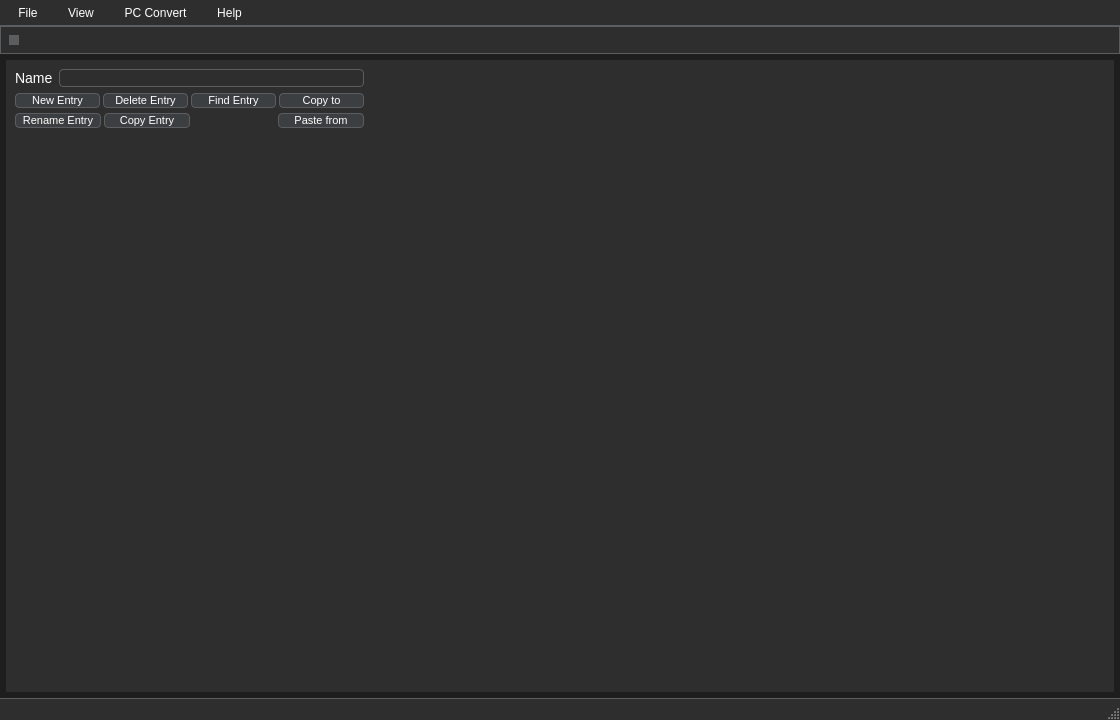
<?xml version="1.0" encoding="UTF-8"?>
<ui version="4.0">
 <class>MainWindow</class>
 <widget class="QMainWindow" name="MainWindow">
  <property name="geometry">
   <rect>
    <x>0</x>
    <y>0</y>
    <width>1120</width>
    <height>720</height>
   </rect>
  </property>
  <property name="minimumSize">
   <size>
    <width>1120</width>
    <height>720</height>
   </size>
  </property>
  <property name="windowTitle">
   <string>Phils-Hub - Drag N Drop Asset Manager</string>
  </property>
  <property name="styleSheet">
   <string notr="true">/* Central Widget */
QWidget#centralwidget {
    background-color: #1e1e1e;  /* Dark gray background */
    border: none;               /* No border for a cleaner look */
    padding: 15px;              /* Padding inside the central widget */
}

/* QMenuBar */
QMenuBar {
    background-color: #2e2e2e;    /* Dark gray background */
    color: #ffffff;               /* White text */
    border-bottom: 1px solid #5b5e60;  /* Light gray border for separation */
}

QMenuBar::item {
    background-color: transparent; /* Transparent background */
    padding: 6px 12px;             /* Padding for menu items */
    color: #ffffff;                /* White text */
}

QMenuBar::item:selected {          /* Hovered menu item */
    background-color: #4a90e2;     /* Light blue on hover */
    color: #ffffff;                /* Ensure text remains white */
}

QMenuBar::item:pressed {           /* Pressed menu item */
    background-color: #3d78b2;     /* Darker blue on press */
    color: #ffffff;                /* Ensure text remains white */
}

/* QMenu */
QMenu {
    background-color: #2e2e2e;     /* Dark gray background for menus */
    border: 1px solid #5b5e60;     /* Light gray border */
    padding: 6px;                  /* Padding inside the menu */
}

QMenu::item {
    background-color: transparent; /* Transparent background for menu items */
    color: #ffffff;                /* White text */
    padding: 6px 12px;             /* Padding for each menu item */
}

QMenu::item:selected {             /* Hovered menu item */
    background-color: #4a90e2;     /* Light blue background on hover */
    color: #ffffff;                /* Ensure text remains white */
}

QMenu::item:pressed {              /* Pressed menu item */
    background-color: #3d78b2;     /* Darker blue background on press */
    color: #ffffff;                /* Ensure text remains white */
}

QMenu::separator {
    height: 1px;
    background-color: #5b5e60;     /* Light gray separator between items */
    margin: 6px 0;                 /* Spacing around the separator */
}

/* QMenu::indicator (checkboxes and radio buttons in menus) */
QMenu::indicator {
    width: 16px;
    height: 16px;
    background-color: #2e2e2e;     /* Dark gray background for indicators */
    border: 1px solid #5b5e60;     /* Light gray border */
    border-radius: 2px;            /* Slightly rounded corners */
}

QMenu::indicator:checked {
    background-color: #4a90e2;     /* Light blue when checked */
    border-color: #3d78b2;         /* Darker blue border when checked */
}

QMenu::indicator:unchecked {
    background-color: #2e2e2e;     /* Keep the dark gray when unchecked */
    border-color: #5b5e60;         /* Light gray border when unchecked */
}

/* Submenus */
QMenu::right-arrow {
    image: url(':/icons/right-arrow.png'); /* Replace with an appropriate icon path */
    padding: 0px 10px;                     /* Space before submenu arrows */
}

/* QToolBar */
QToolBar {
    background-color: #2e2e2e;      /* Dark gray background */
    border: 1px solid #5b5e60;      /* Light gray border */
    padding: 4px;                   /* Padding inside the toolbar */
    spacing: 4px;                   /* Spacing between toolbar buttons */
}

QToolBar::handle {
    background-color: #5b5e60;      /* Light gray handle for draggable toolbars */
    width: 10px;                    /* Width of the handle */
    margin: 4px;                    /* Margin around the handle */
}

QToolBar::separator {
    background-color: #5b5e60;      /* Light gray for separators */
    width: 1px;                     /* Thickness of the separator */
    height: 24px;                   /* Height of the separator */
    margin: 6px;                    /* Space around the separator */
}

QToolBar::item {
    padding: 4px;                   /* Padding for individual toolbar items */
}

/* QToolButton in Toolbar */
QToolButton {
    background-color: #3c3f41;      /* Dark gray background for toolbar buttons */
    color: #ffffff;                 /* White text/icon */
    border: 1px solid #5b5e60;      /* Light gray border */
    border-radius: 4px;             /* Rounded corners */
    padding: 6px 12px;              /* Padding for comfortable button size */
}

QToolButton:hover {
    background-color: #4a90e2;      /* Light blue on hover */
    border-color: #3d78b2;          /* Darker blue border on hover */
}

QToolButton:pressed {
    background-color: #3d78b2;      /* Darker blue on press */
    border-color: #2a5f92;          /* Even darker border when pressed */
}

QToolButton:checked {
    background-color: #3d78b2;      /* Darker blue when checked */
    border-color: #2a5f92;          /* Border color when checked */
}

QToolButton:disabled {
    background-color: #2e2e2e;      /* Dark gray when disabled */
    color: #777777;                 /* Lighter gray text/icon for disabled state */
    border-color: #5b5e60;          /* Keep the border color same as normal state */
}

/* QToolButton::menu-button */
QToolButton::menu-button {
    background-color: #3c3f41;      /* Dark gray background for menu button */
    border: 1px solid #5b5e60;      /* Light gray border for menu button */
    padding: 4px;                   /* Padding for the menu button */
}

QToolButton::menu-button:hover {
    background-color: #4a90e2;      /* Light blue on hover */
    border-color: #3d78b2;          /* Darker blue border on hover */
}

QToolButton::menu-button:pressed {
    background-color: #3d78b2;      /* Darker blue on press */
    border-color: #2a5f92;          /* Even darker border on press */
}

/* QStatusBar */
QStatusBar {
    background-color: #2e2e2e;   /* Dark gray background */
    border-top: 1px solid #5b5e60; /* Light gray top border for separation */
    color: #ffffff;              /* White text */
    font-size: 13px;             /* Slightly smaller font for the status bar */
    padding: 6px;                /* Padding inside the status bar */
}

QStatusBar::item {
    border: none;                /* No border around individual status items */
    padding: 0px 5px;            /* Padding between status bar items */
}

QStatusBar QLabel {
    color: #ffffff;              /* White text for any QLabel inside the status bar */
    background-color: transparent; /* Ensure QLabel in status bar matches the bar's background */
}

QStatusBar::indicator {
    background-color: #4a90e2;   /* Optional indicator styling, e.g., for icons or status signals */
    border-radius: 4px;          /* Rounded corners for any indicator elements */
}

/* Scroll Area Styling (optional) */
QScrollArea {
    background-color: transparent; /* Transparent to match the central widget */
    border: none;                  /* No border */
}

QScrollBar:vertical {
    background-color: #3c3f41;    /* Darker gray for scroll bar background */
    width: 12px;                  /* Scroll bar width */
    margin: 22px 0 22px 0;        /* Top and bottom margins */
}

QScrollBar::handle:vertical {
    background-color: #5b5e60;    /* Slightly lighter gray for scroll handle */
    min-height: 20px;
}

QScrollBar::add-line:vertical, QScrollBar::sub-line:vertical {
    background: none;             /* Remove arrows */
}

/* QPushButton */
QPushButton {
    background-color: #3c3f41;  /* Dark gray background */
    color: #ffffff;             /* White text */
    border: 1px solid #5b5e60;  /* Light gray border */
    border-radius: 4px;         /* Rounded corners */
	padding: 0px 0px;
}

QPushButton:hover {
    background-color: #4a90e2;  /* Light blue on hover */
    border-color: #3d78b2;      /* Darker blue border */
}

QPushButton:pressed {
    background-color: #3d78b2;  /* Darker blue on press */
    border-color: #2a5f92;      /* Even darker border when pressed */
}

/* QLabel */
QLabel {
    color: #ffffff;             /* White text */
    font-size: 14px;            /* Set font size */
}

/* QFrame */
QFrame {
    background-color: #2e2e2e;  /* Dark gray for frames */
}

/* QLineEdit */
QLineEdit {
    background-color: #2e2e2e;  /* Dark gray background for input fields */
    color: #ffffff;             /* White text */
    border: 1px solid #5b5e60;  /* Light gray border */
    border-radius: 4px;         /* Rounded corners */
}

QLineEdit:focus {
    border-color: #4a90e2;      /* Light blue border when focused */
    background-color: #333333;  /* Slightly lighter gray on focus */
}

/* QPlainTextEdit */
QPlainTextEdit {
    background-color: #2b2b2b;  /* Darker gray background for text area */
    color: #ffffff;             /* White text */
    border: 1px solid #5b5e60;  /* Light gray border */
    border-radius: 0px;         /* No rounded corners */
    padding: 10px;              /* Comfortable padding for text input */
    font-size: 13px;            /* Slightly smaller font */
    line-height: 1.4;           /* Adjust line spacing for readability */
}

QPlainTextEdit:focus {
    border-color: #4a90e2;      /* Light blue border on focus */
    background-color: #3a3a3a;  /* Slightly lighter gray on focus */
}

/* QRadioButton */
QRadioButton {
    color: #ffffff;              /* White text */
    font-size: 14px;             /* Font size for readability */
    spacing: 5px;                /* Space between radio button and label */
}

QRadioButton::indicator {
    width: 16px;                 /* Size of the radio button */
    height: 16px;
    background-color: #2e2e2e;   /* Dark gray background for the indicator */
    border: 1px solid #5b5e60;   /* Light gray border */
    border-radius: 8px;          /* Circular radio button */
}

QRadioButton::indicator:hover {
    background-color: #4a90e2;   /* Light blue on hover */
    border-color: #3d78b2;       /* Darker blue border on hover */
}

QRadioButton::indicator:checked {
    background-color: #4a90e2;   /* Light blue when checked */
    border-color: #3d78b2;       /* Darker blue border when checked */
}

QRadioButton::indicator:pressed {
    background-color: #3d78b2;   /* Darker blue on press */
    border-color: #2a5f92;       /* Even darker border on press */
}

QRadioButton::indicator:checked:pressed {
    background-color: #3d78b2;   /* Darker blue when checked and pressed */
    border-color: #2a5f92;       /* Even darker border when checked and pressed */
}

/* QToolButton */
QToolButton {
    background-color: #3c3f41;    /* Dark gray background */
    color: #ffffff;               /* White text/icon */
    border: 1px solid #5b5e60;    /* Light gray border */
    border-radius: 4px;           /* Rounded corners */
    padding: 6px 12px;            /* Padding for comfortable button size */
    font-size: 14px;              /* Font size for text (if any) */
}

QToolButton:hover {
    background-color: #4a90e2;    /* Light blue background on hover */
    border-color: #3d78b2;        /* Darker blue border on hover */
}

QToolButton:pressed {
    background-color: #3d78b2;    /* Darker blue background on press */
    border-color: #2a5f92;        /* Even darker border when pressed */
}

QToolButton:checked {
    background-color: #3d78b2;    /* Darker blue when checked */
    border-color: #2a5f92;        /* Border color when checked */
}

QToolButton:disabled {
    background-color: #2e2e2e;    /* Dark gray when disabled */
    color: #777777;               /* Lighter gray text/icon for disabled state */
    border-color: #5b5e60;        /* Keep the border color same as normal state */
}
</string>
  </property>
  <widget class="QWidget" name="centralwidget">
   <property name="styleSheet">
    <string notr="true"/>
   </property>
   <layout class="QVBoxLayout" name="verticalLayout">
    <property name="spacing">
     <number>6</number>
    </property>
    <property name="leftMargin">
     <number>0</number>
    </property>
    <property name="topMargin">
     <number>0</number>
    </property>
    <property name="rightMargin">
     <number>0</number>
    </property>
    <property name="bottomMargin">
     <number>0</number>
    </property>
    <item>
     <widget class="QFrame" name="frame_2">
      <property name="frameShape">
       <enum>QFrame::Shape::NoFrame</enum>
      </property>
      <property name="frameShadow">
       <enum>QFrame::Shadow::Raised</enum>
      </property>
      <layout class="QVBoxLayout" name="verticalLayout_4">
       <property name="spacing">
        <number>0</number>
       </property>
       <property name="leftMargin">
        <number>0</number>
       </property>
       <property name="topMargin">
        <number>0</number>
       </property>
       <property name="rightMargin">
        <number>0</number>
       </property>
       <property name="bottomMargin">
        <number>0</number>
       </property>
      </layout>
     </widget>
    </item>
    <item>
     <widget class="QFrame" name="frame_3">
      <property name="sizePolicy">
       <sizepolicy hsizetype="Preferred" vsizetype="Expanding">
        <horstretch>0</horstretch>
        <verstretch>0</verstretch>
       </sizepolicy>
      </property>
      <property name="styleSheet">
       <string notr="true">QFrame {margin-left: 6px; margin-right: 6px; margin-bottom: 6px;}</string>
      </property>
      <property name="frameShape">
       <enum>QFrame::Shape::NoFrame</enum>
      </property>
      <property name="frameShadow">
       <enum>QFrame::Shadow::Raised</enum>
      </property>
      <layout class="QHBoxLayout" name="horizontalLayout" stretch="1,2">
       <property name="leftMargin">
        <number>0</number>
       </property>
       <property name="topMargin">
        <number>0</number>
       </property>
       <property name="rightMargin">
        <number>0</number>
       </property>
       <property name="bottomMargin">
        <number>0</number>
       </property>
       <item>
        <widget class="QFrame" name="frame_4">
         <property name="styleSheet">
          <string notr="true">QFrame {margin: 0px;}</string>
         </property>
         <property name="frameShape">
          <enum>QFrame::Shape::NoFrame</enum>
         </property>
         <property name="frameShadow">
          <enum>QFrame::Shadow::Raised</enum>
         </property>
         <layout class="QVBoxLayout" name="verticalLayout_2">
          <item>
           <widget class="QFrame" name="frame_5">
            <property name="frameShape">
             <enum>QFrame::Shape::NoFrame</enum>
            </property>
            <property name="frameShadow">
             <enum>QFrame::Shadow::Raised</enum>
            </property>
            <layout class="QVBoxLayout" name="verticalLayout_5">
             <property name="leftMargin">
              <number>0</number>
             </property>
             <property name="topMargin">
              <number>0</number>
             </property>
             <property name="rightMargin">
              <number>0</number>
             </property>
             <property name="bottomMargin">
              <number>0</number>
             </property>
             <item>
              <widget class="QFrame" name="frame_7">
               <property name="frameShape">
                <enum>QFrame::Shape::NoFrame</enum>
               </property>
               <property name="frameShadow">
                <enum>QFrame::Shadow::Raised</enum>
               </property>
               <layout class="QHBoxLayout" name="horizontalLayout_2">
                <property name="leftMargin">
                 <number>0</number>
                </property>
                <property name="topMargin">
                 <number>0</number>
                </property>
                <property name="rightMargin">
                 <number>0</number>
                </property>
                <property name="bottomMargin">
                 <number>0</number>
                </property>
                <item>
                 <widget class="QLabel" name="label">
                  <property name="text">
                   <string>Name</string>
                  </property>
                 </widget>
                </item>
                <item>
                 <widget class="QLineEdit" name="lineEdit"/>
                </item>
               </layout>
              </widget>
             </item>
             <item>
              <widget class="QFrame" name="frame_8">
               <property name="frameShape">
                <enum>QFrame::Shape::NoFrame</enum>
               </property>
               <property name="frameShadow">
                <enum>QFrame::Shadow::Raised</enum>
               </property>
               <layout class="QVBoxLayout" name="verticalLayout_3">
                <property name="spacing">
                 <number>3</number>
                </property>
                <property name="leftMargin">
                 <number>0</number>
                </property>
                <property name="topMargin">
                 <number>0</number>
                </property>
                <property name="rightMargin">
                 <number>0</number>
                </property>
                <property name="bottomMargin">
                 <number>0</number>
                </property>
                <item>
                 <widget class="QFrame" name="frame_9">
                  <property name="frameShape">
                   <enum>QFrame::Shape::NoFrame</enum>
                  </property>
                  <property name="frameShadow">
                   <enum>QFrame::Shadow::Raised</enum>
                  </property>
                  <layout class="QHBoxLayout" name="horizontalLayout_3">
                   <property name="spacing">
                    <number>3</number>
                   </property>
                   <property name="leftMargin">
                    <number>0</number>
                   </property>
                   <property name="topMargin">
                    <number>0</number>
                   </property>
                   <property name="rightMargin">
                    <number>0</number>
                   </property>
                   <property name="bottomMargin">
                    <number>0</number>
                   </property>
                   <item>
                    <widget class="QPushButton" name="pushButton">
                     <property name="font">
                      <font>
                       <pointsize>8</pointsize>
                      </font>
                     </property>
                     <property name="text">
                      <string>New Entry</string>
                     </property>
                    </widget>
                   </item>
                   <item>
                    <widget class="QPushButton" name="pushButton_2">
                     <property name="font">
                      <font>
                       <pointsize>8</pointsize>
                      </font>
                     </property>
                     <property name="text">
                      <string>Delete Entry</string>
                     </property>
                    </widget>
                   </item>
                   <item>
                    <widget class="QPushButton" name="pushButton_3">
                     <property name="font">
                      <font>
                       <pointsize>8</pointsize>
                      </font>
                     </property>
                     <property name="text">
                      <string>Find Entry</string>
                     </property>
                    </widget>
                   </item>
                   <item>
                    <widget class="QPushButton" name="pushButton_4">
                     <property name="font">
                      <font>
                       <pointsize>8</pointsize>
                      </font>
                     </property>
                     <property name="text">
                      <string>Copy to</string>
                     </property>
                    </widget>
                   </item>
                  </layout>
                 </widget>
                </item>
                <item>
                 <widget class="QFrame" name="frame_10">
                  <property name="frameShape">
                   <enum>QFrame::Shape::NoFrame</enum>
                  </property>
                  <property name="frameShadow">
                   <enum>QFrame::Shadow::Raised</enum>
                  </property>
                  <layout class="QHBoxLayout" name="horizontalLayout_4" stretch="1,1,1,1">
                   <property name="spacing">
                    <number>3</number>
                   </property>
                   <property name="leftMargin">
                    <number>0</number>
                   </property>
                   <property name="topMargin">
                    <number>0</number>
                   </property>
                   <property name="rightMargin">
                    <number>0</number>
                   </property>
                   <property name="bottomMargin">
                    <number>0</number>
                   </property>
                   <item>
                    <widget class="QPushButton" name="pushButton_5">
                     <property name="font">
                      <font>
                       <pointsize>8</pointsize>
                      </font>
                     </property>
                     <property name="text">
                      <string>Rename Entry</string>
                     </property>
                    </widget>
                   </item>
                   <item>
                    <widget class="QPushButton" name="pushButton_6">
                     <property name="font">
                      <font>
                       <pointsize>8</pointsize>
                      </font>
                     </property>
                     <property name="text">
                      <string>Copy Entry</string>
                     </property>
                    </widget>
                   </item>
                   <item>
                    <spacer name="horizontalSpacer">
                     <property name="orientation">
                      <enum>Qt::Orientation::Horizontal</enum>
                     </property>
                     <property name="sizeHint" stdset="0">
                      <size>
                       <width>40</width>
                       <height>20</height>
                      </size>
                     </property>
                    </spacer>
                   </item>
                   <item>
                    <widget class="QPushButton" name="pushButton_7">
                     <property name="font">
                      <font>
                       <pointsize>8</pointsize>
                      </font>
                     </property>
                     <property name="text">
                      <string>Paste from</string>
                     </property>
                    </widget>
                   </item>
                  </layout>
                 </widget>
                </item>
               </layout>
              </widget>
             </item>
             <item>
              <widget class="QListWidget" name="listWidget">
               <property name="frameShape">
                <enum>QFrame::Shape::NoFrame</enum>
               </property>
               <property name="horizontalScrollBarPolicy">
                <enum>Qt::ScrollBarPolicy::ScrollBarAlwaysOff</enum>
               </property>
              </widget>
             </item>
             <item>
              <widget class="QListWidget" name="listWidget_2">
               <property name="frameShape">
                <enum>QFrame::Shape::NoFrame</enum>
               </property>
               <property name="horizontalScrollBarPolicy">
                <enum>Qt::ScrollBarPolicy::ScrollBarAlwaysOff</enum>
               </property>
              </widget>
             </item>
            </layout>
           </widget>
          </item>
         </layout>
        </widget>
       </item>
       <item>
        <widget class="QFrame" name="frame">
         <property name="frameShape">
          <enum>QFrame::Shape::NoFrame</enum>
         </property>
         <property name="frameShadow">
          <enum>QFrame::Shadow::Raised</enum>
         </property>
        </widget>
       </item>
      </layout>
     </widget>
    </item>
   </layout>
  </widget>
  <widget class="QStatusBar" name="statusBar"/>
  <widget class="QToolBar" name="toolBar">
   <property name="windowTitle">
    <string>toolBar</string>
   </property>
   <property name="movable">
    <bool>true</bool>
   </property>
   <property name="allowedAreas">
    <set>Qt::ToolBarArea::AllToolBarAreas</set>
   </property>
   <attribute name="toolBarArea">
    <enum>TopToolBarArea</enum>
   </attribute>
   <attribute name="toolBarBreak">
    <bool>false</bool>
   </attribute>
  </widget>
  <widget class="QMenuBar" name="menuBar">
   <property name="geometry">
    <rect>
     <x>0</x>
     <y>0</y>
     <width>1120</width>
     <height>29</height>
    </rect>
   </property>
   <property name="defaultUp">
    <bool>false</bool>
   </property>
   <property name="nativeMenuBar">
    <bool>true</bool>
   </property>
   <widget class="QMenu" name="menuFile">
    <property name="title">
     <string>File</string>
    </property>
    <addaction name="actionNew"/>
    <addaction name="actionOpen"/>
    <addaction name="separator"/>
    <addaction name="actionSave"/>
    <addaction name="actionSave_As"/>
    <addaction name="separator"/>
    <addaction name="actionAssociate_File_Types"/>
    <addaction name="separator"/>
    <addaction name="actionExit"/>
   </widget>
   <widget class="QMenu" name="menuView">
    <property name="title">
     <string>View</string>
    </property>
    <addaction name="actionToolbar"/>
    <addaction name="actionStatus_Bar"/>
   </widget>
   <widget class="QMenu" name="menuPC_Convert">
    <property name="title">
     <string>PC Convert</string>
    </property>
    <addaction name="actionCurrent_Asset_Only"/>
    <addaction name="separator"/>
    <addaction name="actionAll_Assets"/>
   </widget>
   <widget class="QMenu" name="menuHelp">
    <property name="title">
     <string>Help</string>
    </property>
    <addaction name="actionAbout_asset_manager"/>
   </widget>
   <addaction name="menuFile"/>
   <addaction name="menuView"/>
   <addaction name="menuPC_Convert"/>
   <addaction name="menuHelp"/>
  </widget>
  <action name="actionAbout_asset_manager">
   <property name="text">
    <string>About asset_manager...</string>
   </property>
  </action>
  <action name="actionCurrent_Asset_Only">
   <property name="text">
    <string>Current Asset Only</string>
   </property>
   <property name="shortcut">
    <string>F9</string>
   </property>
  </action>
  <action name="actionAll_Assets">
   <property name="text">
    <string>All Assets</string>
   </property>
   <property name="shortcut">
    <string>F11</string>
   </property>
  </action>
  <action name="actionToolbar">
   <property name="checkable">
    <bool>true</bool>
   </property>
   <property name="text">
    <string>Toolbar</string>
   </property>
  </action>
  <action name="actionStatus_Bar">
   <property name="checkable">
    <bool>true</bool>
   </property>
   <property name="text">
    <string>Status Bar</string>
   </property>
  </action>
  <action name="actionNew">
   <property name="text">
    <string>New...</string>
   </property>
   <property name="shortcut">
    <string>Ctrl+N</string>
   </property>
  </action>
  <action name="actionOpen">
   <property name="text">
    <string>Open...</string>
   </property>
   <property name="shortcut">
    <string>Ctrl+O</string>
   </property>
  </action>
  <action name="actionSave">
   <property name="text">
    <string>Save...</string>
   </property>
   <property name="shortcut">
    <string>Ctrl+S</string>
   </property>
  </action>
  <action name="actionSave_As">
   <property name="text">
    <string>Save As...</string>
   </property>
  </action>
  <action name="actionAssociate_File_Types">
   <property name="text">
    <string>Associate File Types...</string>
   </property>
  </action>
  <action name="actionExit">
   <property name="text">
    <string>Exit</string>
   </property>
  </action>
 </widget>
 <resources>
  <include location="../resources.qrc"/>
 </resources>
 <connections/>
</ui>
